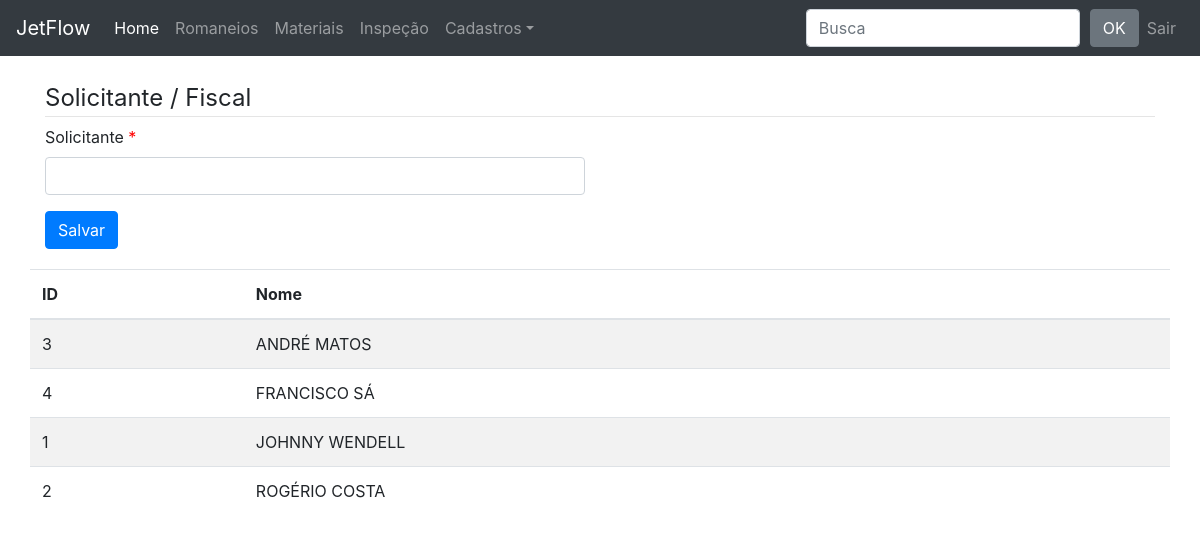
Page /solicitante/ (signed in) on the earlier database version.
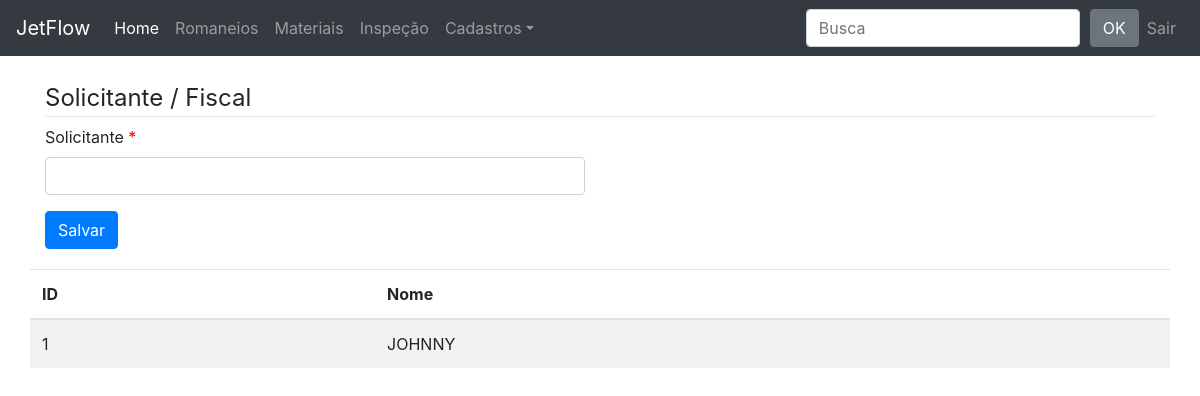
Same page on the later database version.
### romaneio/models.py (models this page shows, shortened)
class Solicitante(models.Model):
    solicitante = models.CharField(max_length=30, unique=True)
    class Meta:
        ordering = ('solicitante',)

### romaneio/views.py (the view)
# urls.py: path('solicitante/', v.solicitante_add, name='solicitante_add'),
@login_required
def solicitante_add(request):
    template_name = 'solicitante_add.html'
    solicitante_form = Solicitante()
    objects = Solicitante.objects.all()
    if request.method == 'POST':
        form=SolicitanteForm(request.POST, instance=solicitante_form, prefix='main')
        if form.is_valid():
            form=form.save()
            url='#'
            return HttpResponseRedirect(url)
    else:
        form=SolicitanteForm(instance=solicitante_form, prefix='main')
    context={'form':form,'objects_list': objects}
    return render(request, template_name, context)

### romaneio/forms.py
class SolicitanteForm(forms.ModelForm):
    class Meta:
        model = Solicitante
        fields = '__all__'

### romaneio/templates/solicitante_add.html (shortened to what this page needs)
{% extends "base.html" %}
{% load widget_tweaks %}
{% load bootstrap %}
{% block content %}
<div class="row">
    <div class="col-sm-12">
        <form method="POST" novalidate>
            <legend style="border-bottom: 1px solid #e5e5e5;">Solicitante / Fiscal</legend>
            <div class="row">
                <div class="col-sm-6">
                    {% for field in form.visible_fields %}
                    <div class="form-group{% if field.errors %} has error {% endif %}">
                        <label for="{{ field.id_for_label }}">
                            {% if field.field.required %}
                                <span class="required">{{ field.label }} </span>
                                {% else %}
                                {{ field.label }}
                                {% endif %}
                        </label>
                        {% render_field field class="form-control" %}
                    </div>
                    {% endfor %}
                </div>
            </div>
            <button class="btn btn-primary" value="Save">
                Salvar
            </button>
        </form>
    </div>
</div>
<div class="row" style="margin-top: 20px;">
    {% if objects_list %}
        <table class="table table-striped">
            <thead>
                <tr>
                    <th>ID</th>
                    <th>Nome</th>
                </tr>
            </thead>
            <tbody>
                {% for object in objects_list %}
                <tr>
                    <td>{{ object.pk }}</td>
                    <td>{{ object.solicitante}}</td>
                </tr>
                {% endfor %}
            </tbody>
        </table>
        {% else %}
        <p class="alert alert-warning">Sem Itens na Lista </p>
        {% endif %}
</div>
{% endblock content %}

Differences in the rows shown:
removed Solicitante: pk "3", solicitante "ANDRÉ MATOS"
removed Solicitante: pk "4", solicitante "FRANCISCO SÁ"
removed Solicitante: pk "2", solicitante "ROGÉRIO COSTA"
changed Solicitante id 1: solicitante "JOHNNY WENDELL" → "JOHNNY"
